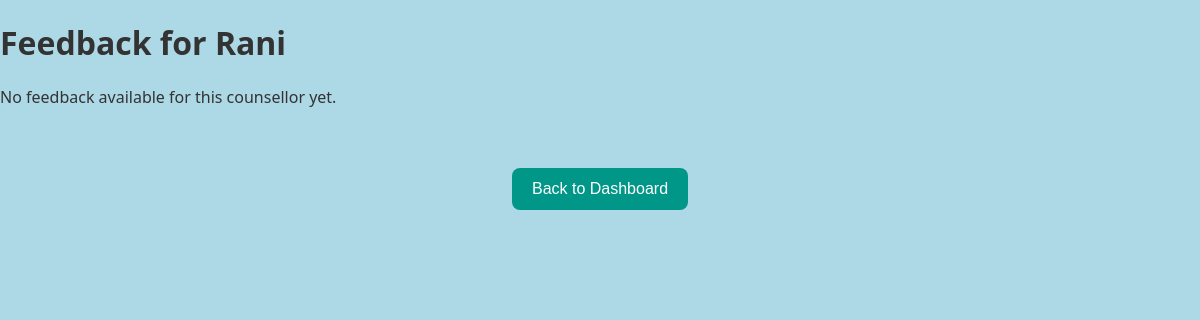
The page /view-counsellor-feedback/5/ (signed in) on the database as committed earlier.
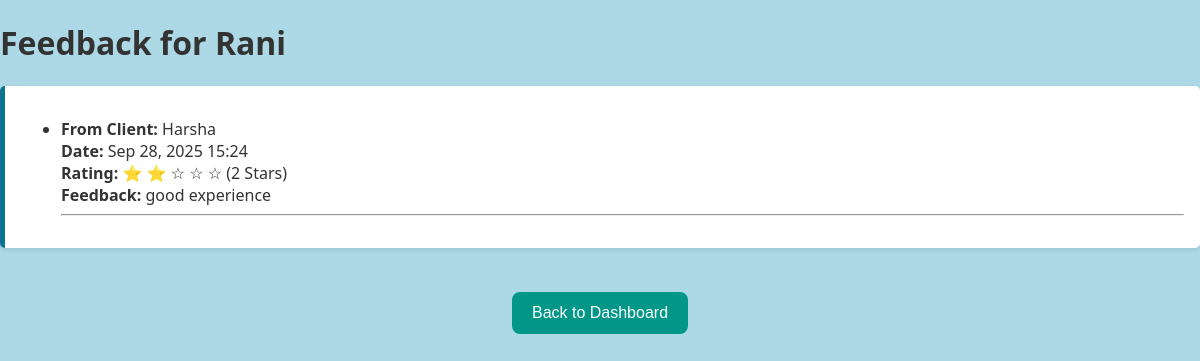
The same page on the database as committed later.
### main/models.py (models this page shows, shortened)
class Booking(models.Model):
    client = models.ForeignKey(Client, on_delete=models.CASCADE)
    counsellor = models.ForeignKey(Counsellor, on_delete=models.CASCADE)
    requested_at = models.DateTimeField(auto_now_add=True)
    status = models.CharField(
        max_length=20,
        choices=[("Pending", "Pending"), ("Approved", "Approved"), ("Completed", "Completed")],
        default="Pending"
    )
    approved_date = models.DateField(null=True, blank=True)
    approved_time = models.TimeField(null=True, blank=True)
    rating = models.IntegerField(
        choices=[(1, "1 Star"), (2, "2 Stars"), (3, "3 Stars"), (4, "4 Stars"), (5, "5 Stars")],
        null=True, blank=True
    )
    feedback = models.TextField(blank=True, null=True)
    feedback_date = models.DateTimeField(null=True, blank=True)

class Client(models.Model):
    user = models.OneToOneField(User, on_delete=models.CASCADE, null=True, blank=True)
    age = models.IntegerField(null=True, blank=True)
    interest = models.CharField(max_length=255, blank=True)

class User(AbstractUser):
    is_client = models.BooleanField(default=False)
    is_counsellor = models.BooleanField(default=False)

### main/views.py (the view)
# urls.py: path('view-counsellor-feedback/<int:counsellor_id>/', views.view_counsellor_feedback, name='view_counsellor_feedback'),
@login_required
def view_counsellor_feedback(request, counsellor_id):
    counsellor = get_object_or_404(Counsellor, id=counsellor_id)
    feedbacks = Booking.objects.filter(
        counsellor=counsellor,
        status="Completed",
        feedback__isnull=False
    ).order_by('-feedback_date')
    return render(request, 'view_counsellor_feedback.html', {
        'counsellor': counsellor,
        'feedbacks': feedbacks
    })

### main/templates/view_counsellor_feedback.html (shortened to what this page needs)
{% load static %}
<!DOCTYPE html>
<html lang="en">
<head>
    <link rel="stylesheet" href="{% static 'feedback.css' %}">
</head>
<body>
    <div>
        <h1>Feedback for {{ counsellor.user.username }}</h1>
        {% if feedbacks %}
            <section class="profile-box">
                <ul>
                    {% for feedback in feedbacks %}
                        <li>
                            <strong>From Client:</strong> {{ feedback.client.user.username }} <br>
                            <strong>Date:</strong> {{ feedback.feedback_date|date:"M d, Y H:i" }} <br>
                            <strong>Rating:</strong>
                            {% for i in "12345" %}
                                {% if i|add:"0" <= feedback.rating %}
                                    ⭐
                                {% else %}
                                    ☆
                                {% endif %}
                            {% endfor %}
                            ({{ feedback.get_rating_display }}) <br>
                            <strong>Feedback:</strong> {{ feedback.feedback|truncatechars:200 }}
                        </li>
                        <hr>
                    {% endfor %}
                </ul>
            </section>
        {% else %}
            <p>No feedback available for this counsellor yet.</p>
        {% endif %}
<br><br>
        <center>
            <a href="{% url 'client_dashboard' %}">
                <button class="btn">Back to Dashboard</button>
            </a>
        </center>
    </div>
</body>
</html>

Rows that differ between the two databases and show on the page:
now on this page (row edited): Booking: client.user.username "Harsha", feedback_date "Sep 28, 2025 15:24", rating "2 Stars", feedback "good experience"
Other text that changed with them:
text no longer shown: "No feedback available for this counsellor yet."
